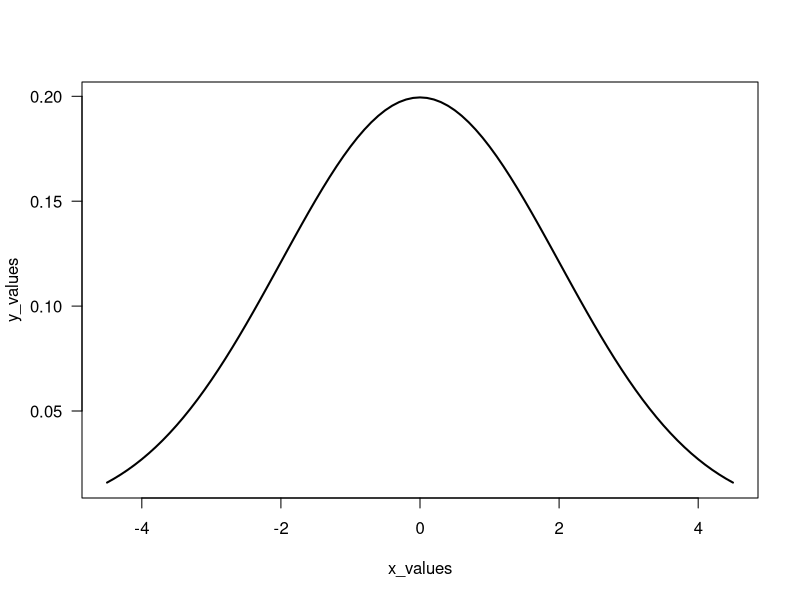
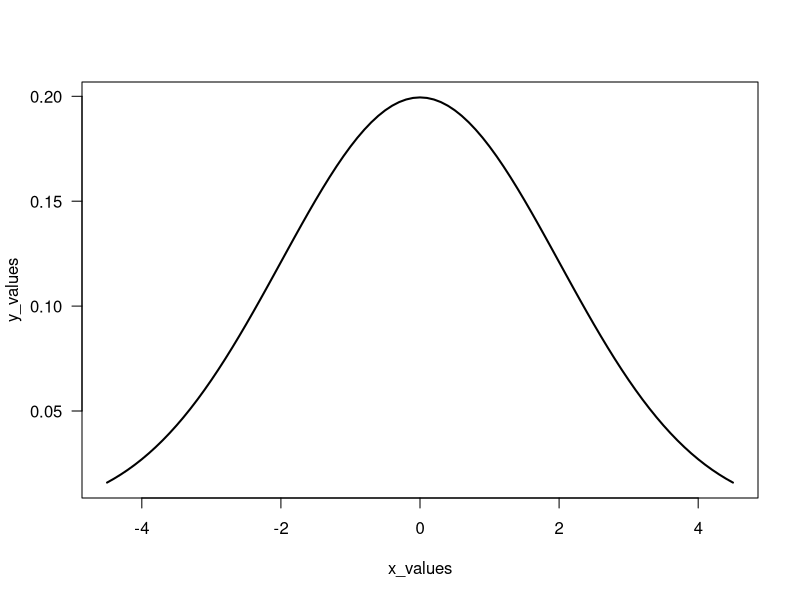
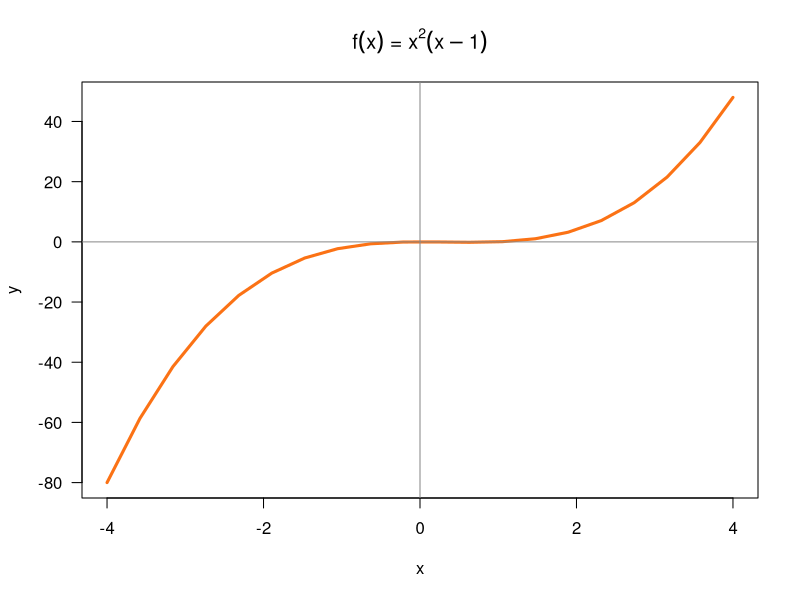
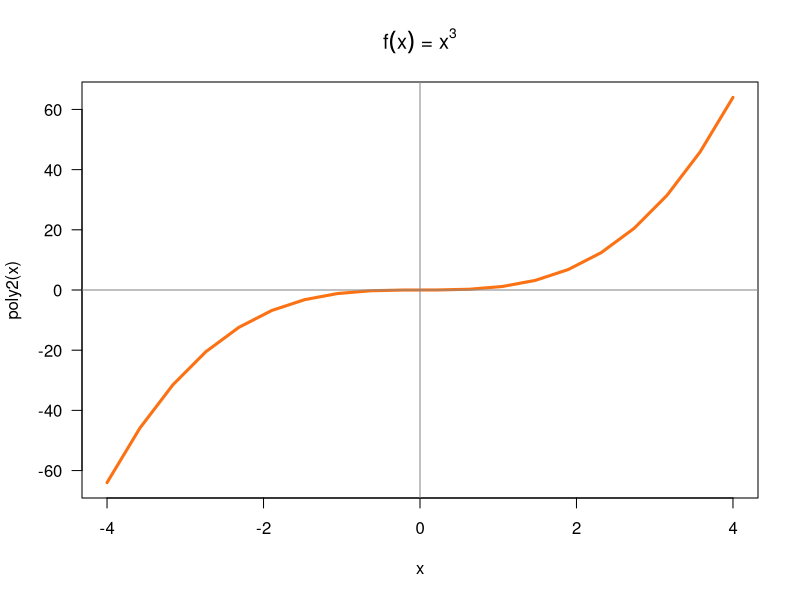
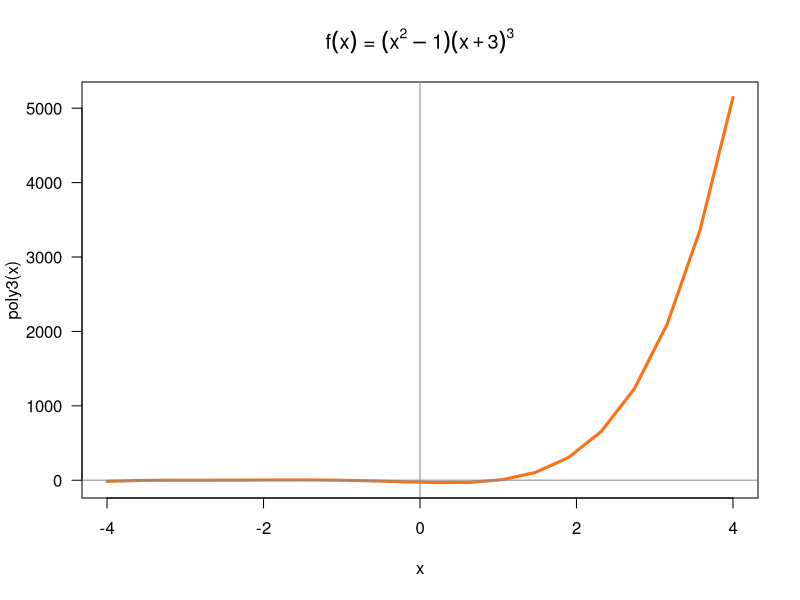
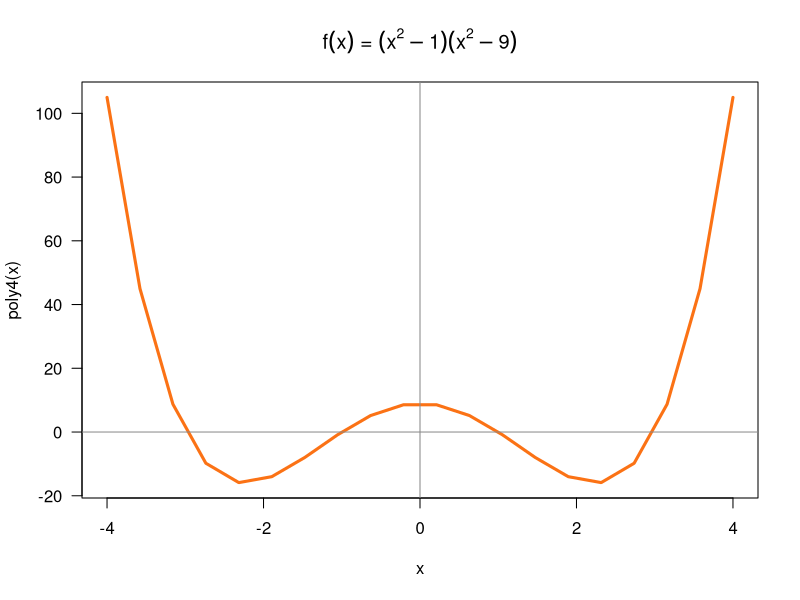

Reproduce these figures in R, in order.
## ---- chunk 1
# your function f()
f <- function(x){
  x^2
}
## ---- chunk 2
# your function g()
g <- function(x){
   2 * x + 5}
## ---- chunk 3
# your function fog()
fog <- function(x){
  f(g(x))
}
## ---- chunk 4
# your function gof()
gof <- function(x){
  g(f(x))
}
## ---- chunk 5
# your pythagoras() function
pythagoras <- function(a,b){
  sqrt(a^2 + b^2)
}
pythagoras2 <- function(a){
  sqrt(2 * a^2)
}
## ---- chunk 6
# your test
pythagoras(3,4)
## ---- chunk 7
# your test
pythagoras2(5)
## ---- chunk 8
miles2kms <- function(x=1) {
  1.6 * x
}
## ---- chunk 9
miles <- c(seq(from = 1, to = 10, by = 1),seq (from = 10, to = 100, by = 10))
miles_to_kms <- data.frame(
  miles = miles,
  kms = miles2kms(miles)
)
miles_to_kms
## ---- chunk 10
# your gallons2liters() function
gallons2liters <- function(x= 1){
  3.78541*x
}
## ---- chunk 11
# your liters2gallons() function
liters2gallons <- function(x){
  x/gallons2liters(1)
}
## ---- chunk 12
liters <- c(seq(from = 1, to = 10, by = 1),seq (from = 10, to = 100, by = 10))
liters_to_gallons <- data.frame(
  liters = liters,
  gallons = liters2gallons(liters)
)
liters_to_gallons
## ---- chunk 13
# your code
seconds2years <- function(x){
  x/(365*24*60*60)
}
seconds2years(1000000000)
## ---- chunk 14
# your code
gaussian <- function(x,m,s){
  1/(s * sqrt(2*pi)) * exp(1)^(-0.5*((x-m)/s)^2)
}
## ---- chunk 15
# compare with dnorm()
gaussian(1,0,2)
dnorm(x = 1, mean = 0, sd = 2)
## ---- chunk 16
# you should get a plot like this one
x_values <- seq(from = -4.5, to = 4.5, by = 0.1)
y_values <- dnorm(x_values, mean = 0, sd = 2)
plot(x_values, y_values, las = 1, type = "l", lwd = 2)
## ---- chunk 17
# your code
x_values <- seq(from = -4.5, to = 4.5, by = 0.1)
y_values <- gaussian(x_values, 0, 2)
plot(x_values, y_values, las = 1, type = "l", lwd = 2)
## ---- chunk 18
poly1 <- function(x) {
  (x^2) * (x - 1)
}
## ---- chunk 19
# set of points
x <- seq(-4, 4, length.out = 20)
y <- poly1(x)

# graph polynomial
plot(x, y, type = 'l', lwd = 3, col = "#FB7215", las = 1)
abline(h = 0, v = 0, col = '#888888aa', lwd = 1.5)
title(main = expression(paste(f(x), ' = ', x^2, (x - 1))))
## ---- chunk 20
x <- seq(-4, 4, length.out = 20)
poly2 <- function(x){
  x^3
}

plot(x, poly2(x), type = 'l', lwd = 3, col = "#FB7215", las = 1)
abline(h = 0, v = 0, col = '#888888aa', lwd = 1.5)
title(main = expression(paste(f(x), ' = ', x^3)))
## ---- chunk 21
x <- seq(-4, 4, length.out = 20)
poly3 <- function(x){
  (x^2 - 1)* (x+3)^3
}

plot(x, poly3(x), type = 'l', lwd = 3, col = "#FB7215", las = 1)
abline(h = 0, v = 0, col = '#888888aa', lwd = 1.5)
title(main = expression(paste(f(x), ' = ', (x^2 - 1), (x+3)^3)))
## ---- chunk 22
x <- seq(-4, 4, length.out = 20)
poly4 <- function(x){
  (x^2 - 1)* (x^2 -9)
}
plot(x, poly4(x), type = 'l', lwd = 3, col = "#FB7215", las = 1)
abline(h = 0, v = 0, col = '#888888aa', lwd = 1.5)
title(main = expression(paste(f(x), ' = ', (x^2 - 1), (x^2-9))))
## ---- chunk 23
# your descriptive() function
descriptive <- function(v) {
  list(min = min(v),
  q1 = quantile(v)[2],
  median = median(v),
  mean = mean(v),
  q3 = quantile(v)[4],
  max = max(v),
  range = max(v) - min(v),
  iqr = quantile(v)[4] - quantile(v)[2],
  sd = sd(v))

}
## ---- chunk 24
choose(n = 5, k = 2)
## ---- chunk 25
factorial(4)
## ---- chunk 26
combinations <- function(n,k){
  factorial(n)/(factorial(k)*factorial(n-k))
}

## ---- chunk 27
binom_prob <- function(n,k,p){
  combinations(n,k) * p^k * (1-p)^(n-k)
}
## ---- chunk 28
binom_prob(5,2,0.5)
## ---- chunk 29
z <- 100*pi
# Fill in the following if-else statements. You may (or may not) 
# have to add or subtract else if or else statements.
if (TRUE) { # Replace TRUE with a condition.
  
} else if (TRUE) { # Replace TRUE with a condition.
  
} else {
  
}
## ---- chunk 30
y <- 1 # Change this value!

if (y > 0) {
  print("positive")
} else if (y < 0) {
  print("negative")
} else {
  print("zero?")
}
## ---- chunk 31
is_even <- function(x){
  if (mode(x) == 'numeric') {return (x%%2 == 0)}
  else {return (NA)}
}

## ---- chunk 32
is_odd <- function(x){
  if (mode(x) == 'numeric') {return (!(x%%2 == 0))}
  else {return (NA)}
}
## ---- chunk 33
# Convert the day of the week into a number.
day <- "Tuesday" # Change this value!

if (day == 'Sunday') {
  num_day <- 1
} else {
  if (day == "Monday") {
    num_day <- 2
  } else {
    if (day == "Tuesday") {
      num_day <- 3
    } else {
      if (day == "Wednesday") {
        num_day <- 4
      } else {
        if (day == "Thursday") {
          num_day <- 5
        } else {
          if (day == "Friday") {
            num_day <- 6
          } else {
            if (day == "Saturday") {
              num_day <- 7
            }
          }
        }
      }
    }
  }
}


num_day
## ---- chunk 34
# Convert the day of the week into a number.
day <- "Tuesday" # Change this value!

if (day == 'Sunday') {
  num_day <- 1
} else if (day == "Monday") {
  num_day <- 2
} else if (day == "Tuesday") {
  num_day <- 3
} else if (day == "Wednesday") {
  num_day <- 4
} else if (day == "Thursday") {
  num_day <- 5
} else if (day == "Friday") {
  num_day <- 6
} else if (day == "Saturday") {
  num_day <- 7
}

num_day
## ---- chunk 35
grade <- function(score){
  if (score >= 90 & score <= 100) { print ("A") }
  else if (score >= 80 & score < 90) {print ("B")}
  else if (score >= 70 & score < 80) {print ("C")}
  else if (score >= 60 & score < 70) {print ("D")}
  else {print ("F")}
}
## ---- chunk 36
grade <- function(score){
  if (score >= 90 & score <= 100) { print ("A") }
  else if (score >= 80 & score < 90) {print ("B")}
  else if (score >= 70 & score < 80) {print ("C")}
  else if (score >= 60 & score < 70) {print ("D")}
  else if (score < 60 & score >= 0) {print ("F")}
  else {print ("Score must be a number between 0 and 100")}
}
## ---- chunk 37
# Convert the day of the week into a number.
day <- "Tuesday" # Change this value!

switch(day, # The expression to be evaluated.
  Sunday = 1,
  Monday = 2,
  Tuesday = 3,
  Wednesday = 4,
  Thursday = 5,
  Friday = 6,
  Saturday = 7,
  NA) # an (optional) default value if there are no matches
## ---- chunk 38
# Convert a number into a day of the week.
day_num <- 3 # Change this value!

switch(day_num,
  "Sunday",
  "Monday",
  "Tuesday",
  "Wednesday",
  "Thursday",
  "Friday",
  "Saturday")
## ---- chunk 39
miles2inches <- function(x = 1){
  x * 63360
}
miles2feet <- function(x = 1){
  x * 5280
}
miles2yards <- function(x = 1){
  x * 1760
}
miles2meters <- function(x = 1){
  x / 0.00062137
}
## ---- chunk 40
convert <- function(x,to) {
  switch(to,
         "in" = miles2inches(x),
         "ft" = miles2feet(x),
         "yd" = miles2yards(x),
         "m" = miles2meters(x),
         "km" = miles2kms(x))
}
